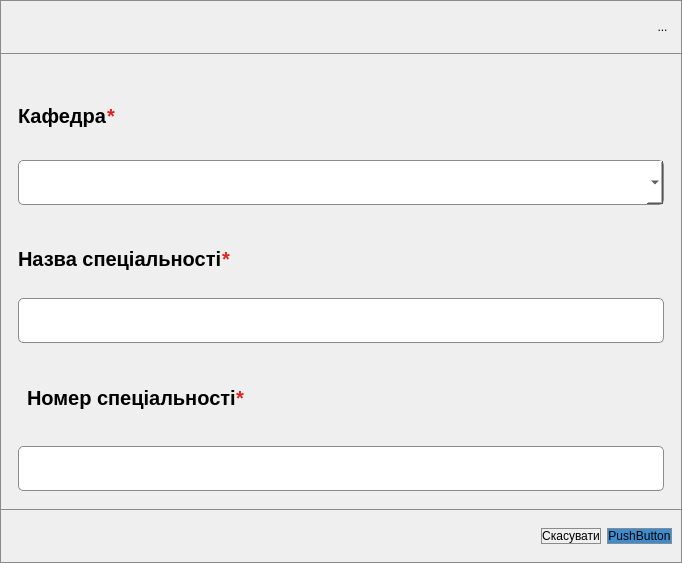
<?xml version="1.0" encoding="UTF-8"?>
<ui version="4.0">
 <class>SpecialityProcessWindow</class>
 <widget class="QDialog" name="SpecialityProcessWindow">
  <property name="geometry">
   <rect>
    <x>0</x>
    <y>0</y>
    <width>682</width>
    <height>563</height>
   </rect>
  </property>
  <property name="windowTitle">
   <string>Dialog</string>
  </property>
  <property name="styleSheet">
   <string notr="true">border: 1px solid rgb(139, 139, 139);</string>
  </property>
  <layout class="QVBoxLayout" name="verticalLayout">
   <property name="spacing">
    <number>0</number>
   </property>
   <property name="leftMargin">
    <number>0</number>
   </property>
   <property name="topMargin">
    <number>0</number>
   </property>
   <property name="rightMargin">
    <number>0</number>
   </property>
   <property name="bottomMargin">
    <number>0</number>
   </property>
   <item>
    <widget class="QFrame" name="Headar">
     <property name="maximumSize">
      <size>
       <width>16777215</width>
       <height>54</height>
      </size>
     </property>
     <property name="styleSheet">
      <string notr="true">border: 1px solid rgb(139, 139, 139);</string>
     </property>
     <property name="frameShape">
      <enum>QFrame::Shape::StyledPanel</enum>
     </property>
     <property name="frameShadow">
      <enum>QFrame::Shadow::Raised</enum>
     </property>
     <layout class="QHBoxLayout" name="horizontalLayout">
      <property name="spacing">
       <number>0</number>
      </property>
      <item>
       <widget class="QLabel" name="windowTitle">
        <property name="layoutDirection">
         <enum>Qt::LayoutDirection::LeftToRight</enum>
        </property>
        <property name="styleSheet">
         <string notr="true">color: black;
border: 0px;
margin-left: 24px;
margin-bottom: 6px;
font: 26px;
font-weight: 700;</string>
        </property>
        <property name="text">
         <string/>
        </property>
        <property name="alignment">
         <set>Qt::AlignmentFlag::AlignCenter</set>
        </property>
       </widget>
      </item>
      <item>
       <widget class="QToolButton" name="closeButton">
        <property name="styleSheet">
         <string notr="true">border: 0px;</string>
        </property>
        <property name="text">
         <string>...</string>
        </property>
       </widget>
      </item>
     </layout>
    </widget>
   </item>
   <item>
    <widget class="QFrame" name="frame">
     <property name="styleSheet">
      <string notr="true">border: 0px;</string>
     </property>
     <property name="frameShape">
      <enum>QFrame::Shape::StyledPanel</enum>
     </property>
     <property name="frameShadow">
      <enum>QFrame::Shadow::Raised</enum>
     </property>
     <layout class="QVBoxLayout" name="verticalLayout_2">
      <item>
       <widget class="QFrame" name="frame_3">
        <property name="frameShape">
         <enum>QFrame::Shape::StyledPanel</enum>
        </property>
        <property name="frameShadow">
         <enum>QFrame::Shadow::Raised</enum>
        </property>
        <layout class="QVBoxLayout" name="verticalLayout_3">
         <property name="spacing">
          <number>0</number>
         </property>
         <property name="bottomMargin">
          <number>0</number>
         </property>
         <item>
          <widget class="QFrame" name="frame_6">
           <property name="styleSheet">
            <string notr="true">color: rgb(223, 33, 33);</string>
           </property>
           <property name="frameShape">
            <enum>QFrame::Shape::StyledPanel</enum>
           </property>
           <property name="frameShadow">
            <enum>QFrame::Shadow::Raised</enum>
           </property>
           <layout class="QHBoxLayout" name="horizontalLayout_3">
            <property name="spacing">
             <number>0</number>
            </property>
            <property name="leftMargin">
             <number>0</number>
            </property>
            <property name="topMargin">
             <number>0</number>
            </property>
            <property name="rightMargin">
             <number>0</number>
            </property>
            <property name="bottomMargin">
             <number>0</number>
            </property>
            <item>
             <widget class="QLabel" name="label">
              <property name="maximumSize">
               <size>
                <width>16777215</width>
                <height>39</height>
               </size>
              </property>
              <property name="styleSheet">
               <string notr="true">color: rgb(0, 0, 0);
font-size: 20px;
font-weight: 700;</string>
              </property>
              <property name="text">
               <string>Кафедра</string>
              </property>
             </widget>
            </item>
            <item>
             <widget class="QLabel" name="label_4">
              <property name="styleSheet">
               <string notr="true">color: rgb(0, 0, 0);
font-size: 20px;
font-weight: 700;
color: rgb(223, 33, 33);</string>
              </property>
              <property name="text">
               <string>*</string>
              </property>
             </widget>
            </item>
            <item>
             <spacer name="horizontalSpacer_2">
              <property name="orientation">
               <enum>Qt::Orientation::Horizontal</enum>
              </property>
              <property name="sizeHint" stdset="0">
               <size>
                <width>40</width>
                <height>20</height>
               </size>
              </property>
             </spacer>
            </item>
           </layout>
          </widget>
         </item>
         <item>
          <widget class="EditableComboBox" name="departmentComboBox">
           <property name="minimumSize">
            <size>
             <width>0</width>
             <height>45</height>
            </size>
           </property>
           <property name="styleSheet">
            <string notr="true">background-color: rgb(255, 255, 255);
border: 1px solid rgb(139, 139, 139);
border-radius: 5px;
color: rgb(0, 0, 0);
font-size: 14px;</string>
           </property>
          </widget>
         </item>
        </layout>
       </widget>
      </item>
      <item>
       <widget class="QFrame" name="frame_5">
        <property name="frameShape">
         <enum>QFrame::Shape::StyledPanel</enum>
        </property>
        <property name="frameShadow">
         <enum>QFrame::Shadow::Raised</enum>
        </property>
        <layout class="QVBoxLayout" name="verticalLayout_4">
         <property name="spacing">
          <number>0</number>
         </property>
         <item>
          <widget class="QFrame" name="frame_8">
           <property name="styleSheet">
            <string notr="true">color: rgb(223, 33, 33);</string>
           </property>
           <property name="frameShape">
            <enum>QFrame::Shape::StyledPanel</enum>
           </property>
           <property name="frameShadow">
            <enum>QFrame::Shadow::Raised</enum>
           </property>
           <layout class="QHBoxLayout" name="horizontalLayout_5">
            <property name="spacing">
             <number>0</number>
            </property>
            <property name="leftMargin">
             <number>0</number>
            </property>
            <property name="topMargin">
             <number>0</number>
            </property>
            <property name="rightMargin">
             <number>0</number>
            </property>
            <property name="bottomMargin">
             <number>0</number>
            </property>
            <item>
             <widget class="QLabel" name="label_6">
              <property name="maximumSize">
               <size>
                <width>16777215</width>
                <height>39</height>
               </size>
              </property>
              <property name="styleSheet">
               <string notr="true">color: rgb(0, 0, 0);
font-size: 20px;
font-weight: 700;</string>
              </property>
              <property name="text">
               <string>Назва спеціальності</string>
              </property>
             </widget>
            </item>
            <item>
             <widget class="QLabel" name="label_7">
              <property name="styleSheet">
               <string notr="true">color: rgb(0, 0, 0);
font-size: 20px;
font-weight: 700;
color: rgb(223, 33, 33);</string>
              </property>
              <property name="text">
               <string>*</string>
              </property>
             </widget>
            </item>
            <item>
             <spacer name="horizontalSpacer_4">
              <property name="orientation">
               <enum>Qt::Orientation::Horizontal</enum>
              </property>
              <property name="sizeHint" stdset="0">
               <size>
                <width>40</width>
                <height>20</height>
               </size>
              </property>
             </spacer>
            </item>
           </layout>
          </widget>
         </item>
         <item>
          <widget class="QLineEdit" name="specialityNameLineEdit">
           <property name="minimumSize">
            <size>
             <width>0</width>
             <height>45</height>
            </size>
           </property>
           <property name="styleSheet">
            <string notr="true">background-color: rgb(255, 255, 255);
border: 1px solid rgb(139, 139, 139);
border-radius: 5px;
color: rgb(0, 0, 0);
font-size: 14px;</string>
           </property>
           <property name="text">
            <string/>
           </property>
          </widget>
         </item>
        </layout>
       </widget>
      </item>
      <item>
       <widget class="QFrame" name="frame_4">
        <property name="frameShape">
         <enum>QFrame::Shape::StyledPanel</enum>
        </property>
        <property name="frameShadow">
         <enum>QFrame::Shadow::Raised</enum>
        </property>
        <layout class="QVBoxLayout" name="verticalLayout_5">
         <property name="spacing">
          <number>0</number>
         </property>
         <property name="topMargin">
          <number>0</number>
         </property>
         <item>
          <widget class="QFrame" name="frame_7">
           <property name="frameShape">
            <enum>QFrame::Shape::StyledPanel</enum>
           </property>
           <property name="frameShadow">
            <enum>QFrame::Shadow::Raised</enum>
           </property>
           <layout class="QHBoxLayout" name="horizontalLayout_4">
            <property name="spacing">
             <number>0</number>
            </property>
            <property name="topMargin">
             <number>0</number>
            </property>
            <item>
             <widget class="QLabel" name="label_3">
              <property name="maximumSize">
               <size>
                <width>16777215</width>
                <height>39</height>
               </size>
              </property>
              <property name="styleSheet">
               <string notr="true">color: rgb(0, 0, 0);
font-size: 20px;
font-weight: 700;</string>
              </property>
              <property name="text">
               <string>Номер спеціальності</string>
              </property>
             </widget>
            </item>
            <item>
             <widget class="QLabel" name="label_2">
              <property name="styleSheet">
               <string notr="true">color: rgb(0, 0, 0);
font-size: 20px;
font-weight: 700;
color: rgb(223, 33, 33);</string>
              </property>
              <property name="text">
               <string>*</string>
              </property>
             </widget>
            </item>
            <item>
             <spacer name="horizontalSpacer_3">
              <property name="orientation">
               <enum>Qt::Orientation::Horizontal</enum>
              </property>
              <property name="sizeHint" stdset="0">
               <size>
                <width>40</width>
                <height>20</height>
               </size>
              </property>
             </spacer>
            </item>
           </layout>
          </widget>
         </item>
         <item>
          <widget class="QLineEdit" name="specialityNumberLineEdit">
           <property name="minimumSize">
            <size>
             <width>0</width>
             <height>45</height>
            </size>
           </property>
           <property name="styleSheet">
            <string notr="true">background-color: rgb(255, 255, 255);
border: 1px solid rgb(139, 139, 139);
border-radius: 5px;
color: rgb(0, 0, 0);
font-size: 14px;</string>
           </property>
           <property name="text">
            <string/>
           </property>
          </widget>
         </item>
        </layout>
       </widget>
      </item>
     </layout>
    </widget>
   </item>
   <item>
    <widget class="QFrame" name="frame_2">
     <property name="maximumSize">
      <size>
       <width>16777215</width>
       <height>54</height>
      </size>
     </property>
     <property name="styleSheet">
      <string notr="true">border: 1px solid rgb(139, 139, 139);</string>
     </property>
     <property name="frameShape">
      <enum>QFrame::Shape::StyledPanel</enum>
     </property>
     <property name="frameShadow">
      <enum>QFrame::Shadow::Raised</enum>
     </property>
     <layout class="QHBoxLayout" name="horizontalLayout_2">
      <item>
       <spacer name="horizontalSpacer">
        <property name="orientation">
         <enum>Qt::Orientation::Horizontal</enum>
        </property>
        <property name="sizeHint" stdset="0">
         <size>
          <width>40</width>
          <height>20</height>
         </size>
        </property>
       </spacer>
      </item>
      <item>
       <widget class="QPushButton" name="cancelButon">
        <property name="styleSheet">
         <string notr="true">color: rgb(0, 0, 0);</string>
        </property>
        <property name="text">
         <string>Скасувати</string>
        </property>
       </widget>
      </item>
      <item>
       <widget class="QPushButton" name="agreeButton">
        <property name="styleSheet">
         <string notr="true">color: rgb(0, 0, 0);
background-color: rgb(60, 140, 206);</string>
        </property>
        <property name="text">
         <string>PushButton</string>
        </property>
       </widget>
      </item>
     </layout>
    </widget>
   </item>
  </layout>
 </widget>
 <customwidgets>
  <customwidget>
   <class>EditableComboBox</class>
   <extends>QComboBox</extends>
   <header location="global">editablecombobox.h</header>
  </customwidget>
 </customwidgets>
 <resources/>
 <connections/>
</ui>
